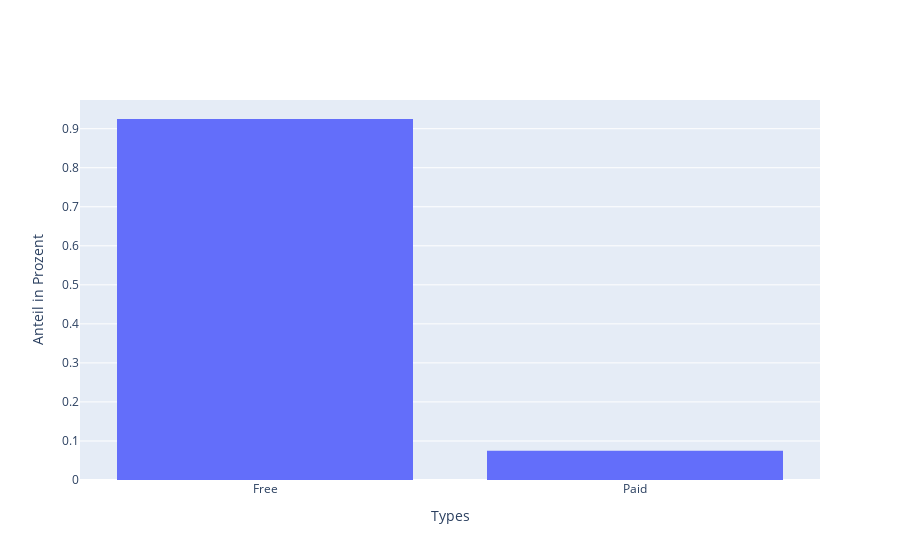

Notebook cell for this chart:
### Code cell
data = [
    go.Histogram( x = X_train['Type'],
                  histnorm = 'probability')
    ]

fig = go.Figure(data)
fig.update_xaxes(title_text='Types')
fig.update_yaxes(title_text='Anteil in Prozent')
fig.show()

### Figure 1 — Plotly figure (JSON) as saved in the notebook; plotly's stock layout.template omitted (floating-point values rounded to 4 significant figures; data arrays with more than 128 entries replaced by an {"elided": "..."} marker saying what was removed)
{"data": [{"histnorm": "probability", "type": "histogram", "x": {"elided": "8672 str values"}}], "layout": {"xaxis": {"title": {"text": "Types"}}, "yaxis": {"title": {"text": "Anteil in Prozent"}}}}
